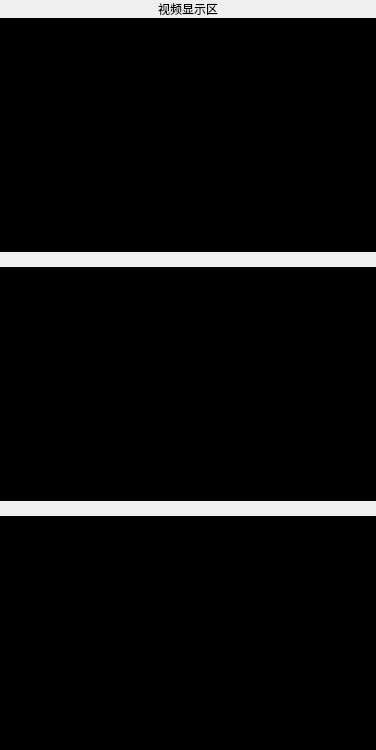
         <widget class="QWidget" name="widget_2" native="true">
          <property name="styleSheet">
           <string notr="true">#widget_2
{
	border:0px;
	background-color: rgba(209, 209, 209, 100);
}</string>
          </property>
          <layout class="QVBoxLayout" name="verticalLayout_4">
           <property name="spacing">
            <number>0</number>
           </property>
           <property name="leftMargin">
            <number>0</number>
           </property>
           <property name="topMargin">
            <number>0</number>
           </property>
           <property name="rightMargin">
            <number>0</number>
           </property>
           <property name="bottomMargin">
            <number>0</number>
           </property>
           <item>
            <widget class="QLabel" name="label_7">
             <property name="styleSheet">
              <string notr="true">#label_7
{
	border:0px;
	background-color: transparent;
	font: 18px &quot;Alibaba PuHuiTi&quot;;
}</string>
             </property>
             <property name="text">
              <string>视频显示区</string>
             </property>
             <property name="alignment">
              <set>Qt::AlignCenter</set>
             </property>
            </widget>
           </item>
           <item>
            <layout class="QVBoxLayout" name="verticalLayout">
             <property name="spacing">
              <number>15</number>
             </property>
             <item>
              <widget class="QLabel" name="label">
               <property name="minimumSize">
                <size>
                 <width>376</width>
                 <height>234</height>
                </size>
               </property>
               <property name="maximumSize">
                <size>
                 <width>376</width>
                 <height>234</height>
                </size>
               </property>
               <property name="styleSheet">
                <string notr="true">#label
{
	border:0px;
	background:#000000;
}</string>
               </property>
               <property name="text">
                <string>TextLabel</string>
               </property>
              </widget>
             </item>
             <item>
              <widget class="QLabel" name="label_2">
               <property name="minimumSize">
                <size>
                 <width>376</width>
                 <height>234</height>
                </size>
               </property>
               <property name="maximumSize">
                <size>
                 <width>376</width>
                 <height>234</height>
                </size>
               </property>
               <property name="styleSheet">
                <string notr="true">#label_2
{
	border:0px;
	background:#000000;
}</string>
               </property>
               <property name="text">
                <string>TextLabel</string>
               </property>
              </widget>
             </item>
             <item>
              <widget class="QLabel" name="label_3">
               <property name="minimumSize">
                <size>
                 <width>376</width>
                 <height>234</height>
                </size>
               </property>
               <property name="maximumSize">
                <size>
                 <width>376</width>
                 <height>234</height>
                </size>
               </property>
               <property name="styleSheet">
                <string notr="true">#label_3
{
	border:0px;
	background:#000000;
}</string>
               </property>
               <property name="text">
                <string>TextLabel</string>
               </property>
              </widget>
             </item>
            </layout>
           </item>
          </layout>
         </widget>
